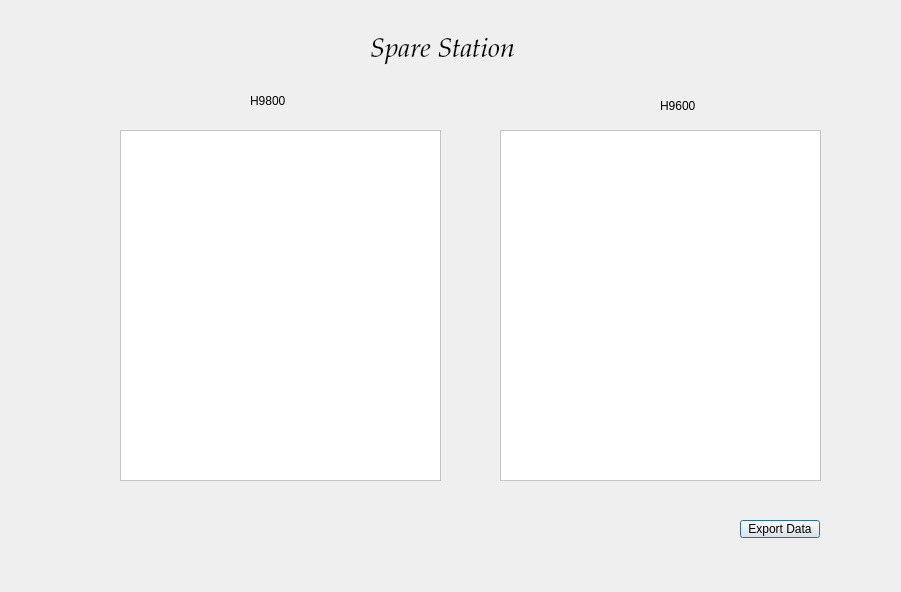
<?xml version="1.0" encoding="UTF-8"?>
<ui version="4.0">
 <class>SpareStation</class>
 <widget class="QDialog" name="SpareStation">
  <property name="geometry">
   <rect>
    <x>0</x>
    <y>0</y>
    <width>901</width>
    <height>592</height>
   </rect>
  </property>
  <property name="minimumSize">
   <size>
    <width>901</width>
    <height>592</height>
   </size>
  </property>
  <property name="maximumSize">
   <size>
    <width>901</width>
    <height>592</height>
   </size>
  </property>
  <property name="windowTitle">
   <string>Dialog</string>
  </property>
  <widget class="QLabel" name="SpareStationTitle">
   <property name="geometry">
    <rect>
     <x>370</x>
     <y>10</y>
     <width>231</width>
     <height>81</height>
    </rect>
   </property>
   <property name="font">
    <font>
     <family>Palatino Linotype</family>
     <pointsize>20</pointsize>
     <italic>true</italic>
    </font>
   </property>
   <property name="text">
    <string>Spare Station</string>
   </property>
  </widget>
  <widget class="QListWidget" name="h9800list">
   <property name="geometry">
    <rect>
     <x>120</x>
     <y>130</y>
     <width>321</width>
     <height>351</height>
    </rect>
   </property>
   <property name="styleSheet">
    <string notr="true">background-color: rgb(255, 255, 255);</string>
   </property>
  </widget>
  <widget class="QListWidget" name="H9600list">
   <property name="geometry">
    <rect>
     <x>500</x>
     <y>130</y>
     <width>321</width>
     <height>351</height>
    </rect>
   </property>
   <property name="styleSheet">
    <string notr="true">background-color: rgb(255, 255, 255);</string>
   </property>
  </widget>
  <widget class="QLabel" name="label">
   <property name="geometry">
    <rect>
     <x>250</x>
     <y>90</y>
     <width>61</width>
     <height>21</height>
    </rect>
   </property>
   <property name="text">
    <string>H9800</string>
   </property>
  </widget>
  <widget class="QLabel" name="label_2">
   <property name="geometry">
    <rect>
     <x>660</x>
     <y>100</y>
     <width>37</width>
     <height>12</height>
    </rect>
   </property>
   <property name="text">
    <string>H9600</string>
   </property>
  </widget>
  <widget class="QPushButton" name="ExportDataBtn">
   <property name="geometry">
    <rect>
     <x>740</x>
     <y>520</y>
     <width>80</width>
     <height>18</height>
    </rect>
   </property>
   <property name="text">
    <string>Export Data</string>
   </property>
  </widget>
 </widget>
 <resources/>
 <connections/>
</ui>
